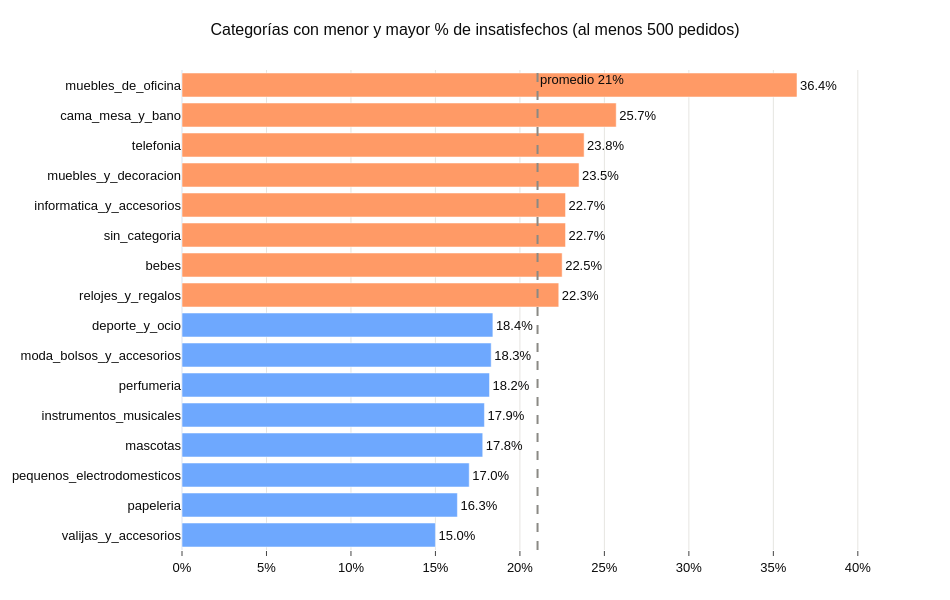

The notebook cell saved with this chart:
### Code cell
# Solo categorías con al menos 500 pedidos: con pocos pedidos el porcentaje no es confiable
MIN_PEDIDOS = 500
t = tasa_insatisfaccion(df, 'categoria_principal')
t = t[t['cantidad de pedidos'] >= MIN_PEDIDOS].sort_values('% insatisfechos')
print(f'Categorías con al menos {MIN_PEDIDOS} pedidos: {len(t)} de {df["categoria_principal"].nunique()}')

extremos = pd.concat([t.head(8), t.tail(8)])     # las 8 con menos y las 8 con más insatisfacción

fig = go.Figure(go.Bar(
    x=extremos['% insatisfechos'] / 100, y=extremos.index, orientation='h',
    marker_color=[AZUL] * 8 + [NARANJA] * 8,
    text=[f'{v:.1f}%' for v in extremos['% insatisfechos']], textposition='outside',
    customdata=extremos['cantidad de pedidos'],
    hovertemplate='%{y}<br>%{x:.1%} insatisfechos<br>%{customdata:,} pedidos<extra></extra>',
))
fig.add_vline(x=TASA_GLOBAL, line_dash='dash', line_color=GRIS,
              annotation_text=f'promedio {TASA_GLOBAL:.0%}')
fig.update_xaxes(tickformat='.0%', showgrid=True, gridcolor='#e6e5e1',
                 range=[0, extremos['% insatisfechos'].max() / 100 * 1.2])
fig.update_yaxes(showgrid=False)
fig.update_layout(height=600, width=950,
                  title=f'Categorías con menor y mayor % de insatisfechos (al menos {MIN_PEDIDOS} pedidos)')
guardar(fig, '03_07_categoria_vs_insatisfaccion')
fig.show()

### Figure 1 — Plotly figure (JSON) as saved in the notebook; plotly's stock layout.template omitted (floating-point values rounded to 4 significant figures)
{"data": [{"customdata": [1008, 2231, 600, 1670, 602, 3053, 1795, 7428, 5431, 2735, 1346, 6457, 6109, 4042, 9054, 1231], "hovertemplate": "%{y}<br>%{x:.1%} insatisfechos<br>%{customdata:,} pedidos<extra></extra>", "marker": {"color": ["#6EA8FE", "#6EA8FE", "#6EA8FE", "#6EA8FE", "#6EA8FE", "#6EA8FE", "#6EA8FE", "#6EA8FE", "#FF9A66", "#FF9A66", "#FF9A66", "#FF9A66", "#FF9A66", "#FF9A66", "#FF9A66", "#FF9A66"]}, "orientation": "h", "text": ["15.0%", "16.3%", "17.0%", "17.8%", "17.9%", "18.2%", "18.3%", "18.4%", "22.3%", "22.5%", "22.7%", "22.7%", "23.5%", "23.8%", "25.7%", "36.4%"], "textposition": "outside", "type": "bar", "x": [0.15, 0.163, 0.17, 0.178, 0.179, 0.182, 0.183, 0.184, 0.223, 0.225, 0.227, 0.227, 0.235, 0.238, 0.257, 0.364], "y": ["valijas_y_accesorios", "papeleria", "pequenos_electrodomesticos", "mascotas", "instrumentos_musicales", "perfumeria", "moda_bolsos_y_accesorios", "deporte_y_ocio", "relojes_y_regalos", "bebes", "sin_categoria", "informatica_y_accesorios", "muebles_y_decoracion", "telefonia", "cama_mesa_y_bano", "muebles_de_oficina"]}], "layout": {"annotations": [{"showarrow": false, "text": "promedio 21%", "x": 0.2104, "xanchor": "left", "xref": "x", "y": 1, "yanchor": "top", "yref": "y domain"}], "height": 600, "shapes": [{"line": {"color": "#8a8984", "dash": "dash"}, "type": "line", "x0": 0.2104, "x1": 0.2104, "xref": "x", "y0": 0, "y1": 1, "yref": "y domain"}], "title": {"text": "Categorías con menor y mayor % de insatisfechos (al menos 500 pedidos)"}, "width": 950, "xaxis": {"gridcolor": "#e6e5e1", "range": [0, 0.4368], "showgrid": true, "tickformat": ".0%"}, "yaxis": {"showgrid": false}}}
